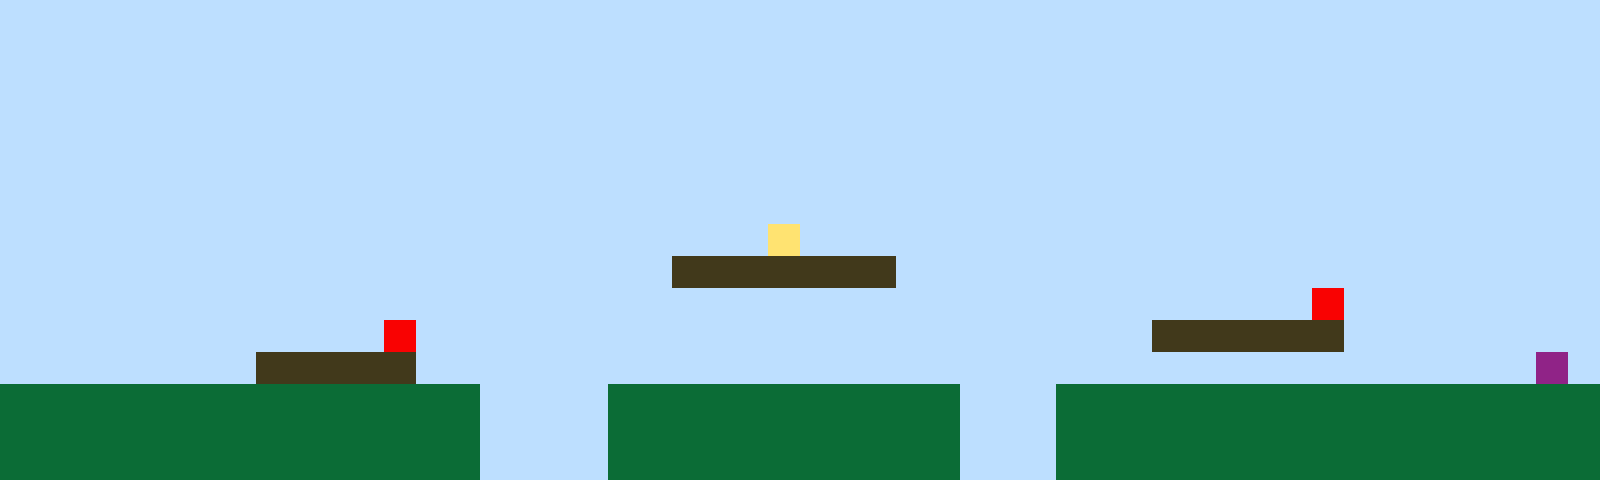

Below is a game level as drawn by its tile map, then a one-line description and the .tmx file that defines it, in full:
An orthogonal 50x15 tile map with 32x32 px tiles, 1 tile layer (Tile Layer 1).

<map version="1.10" tiledversion="1.11.2" orientation="orthogonal" renderorder="right-up" width="50" height="15" tilewidth="32" tileheight="32" infinite="0" nextlayerid="2" nextobjectid="1"><editorsettings><export target="map1.csv" format="csv" /></editorsettings><tileset firstgid="1" name="sprites" tilewidth="32" tileheight="32" tilecount="6" columns="3"><image source="sprites.png" width="96" height="64" /></tileset><layer id="1" name="Tile Layer 1" width="50" height="15"><data encoding="csv">1,1,1,1,1,1,1,1,1,1,1,1,1,1,1,1,1,1,1,1,1,1,1,1,1,1,1,1,1,1,1,1,1,1,1,1,1,1,1,1,1,1,1,1,1,1,1,1,1,1,1,1,1,1,1,1,1,1,1,1,1,1,1,1,1,1,1,1,1,1,1,1,1,1,1,1,1,1,1,1,1,1,1,1,1,1,1,1,1,1,1,1,1,1,1,1,1,1,1,1,1,1,1,1,1,1,1,1,1,1,1,1,1,1,1,1,1,1,1,1,1,1,1,1,1,1,1,1,1,1,1,1,1,1,1,1,1,1,1,1,1,1,1,1,1,1,1,1,1,1,1,1,1,1,1,1,1,1,1,1,1,1,1,1,1,1,1,1,1,1,1,1,1,1,1,1,1,1,1,1,1,1,1,1,1,1,1,1,1,1,1,1,1,1,1,1,1,1,1,1,1,1,1,1,1,1,1,1,1,1,1,1,1,1,1,1,1,1,1,1,1,1,1,1,1,1,1,1,1,1,1,1,1,1,1,1,1,1,1,1,1,1,1,1,1,1,1,1,1,1,1,1,1,1,1,1,1,1,1,1,1,1,1,1,1,1,1,1,1,1,1,1,1,1,1,1,1,1,1,1,1,1,1,1,1,1,1,1,1,1,1,1,1,1,1,1,1,1,1,1,1,1,1,1,1,1,1,1,1,1,1,1,1,1,1,1,1,1,1,1,1,1,1,1,1,1,1,1,1,1,1,1,1,1,1,1,1,1,1,1,1,1,1,1,1,1,1,1,1,1,1,1,1,1,1,1,1,1,1,1,1,1,1,1,1,1,1,1,1,1,1,1,1,1,4,1,1,1,1,1,1,1,1,1,1,1,1,1,1,1,1,1,1,1,1,1,1,1,1,1,1,1,1,1,1,1,1,1,1,1,1,1,1,1,1,1,1,1,1,1,1,3,3,3,3,3,3,3,1,1,1,1,1,1,1,1,1,1,1,1,1,1,1,1,1,1,1,1,1,1,1,1,1,1,1,1,1,1,1,1,1,1,1,1,1,1,1,1,1,1,1,1,1,1,1,1,1,1,1,1,1,1,1,1,1,1,1,1,1,1,1,5,1,1,1,1,1,1,1,1,1,1,1,1,1,1,1,1,1,1,1,1,5,1,1,1,1,1,1,1,1,1,1,1,1,1,1,1,1,1,1,1,1,1,1,1,3,3,3,3,3,3,1,1,1,1,1,1,1,1,1,1,1,1,1,1,1,1,3,3,3,3,3,1,1,1,1,1,1,1,1,1,1,1,1,1,1,1,1,1,1,1,1,1,1,1,1,1,1,1,1,1,1,1,1,1,1,1,6,1,2,2,2,2,2,2,2,2,2,2,2,2,2,2,2,1,1,1,1,2,2,2,2,2,2,2,2,2,2,2,1,1,1,2,2,2,2,2,2,2,2,2,2,2,2,2,2,2,2,2,2,2,2,2,2,2,2,2,2,2,2,2,2,2,2,1,1,1,1,2,2,2,2,2,2,2,2,2,2,2,1,1,1,2,2,2,2,2,2,2,2,2,2,2,2,2,2,2,2,2,2,2,2,2,2,2,2,2,2,2,2,2,2,2,2,1,1,1,1,2,2,2,2,2,2,2,2,2,2,2,1,1,1,2,2,2,2,2,2,2,2,2,2,2,2,2,2,2,2,2</data></layer></map>
